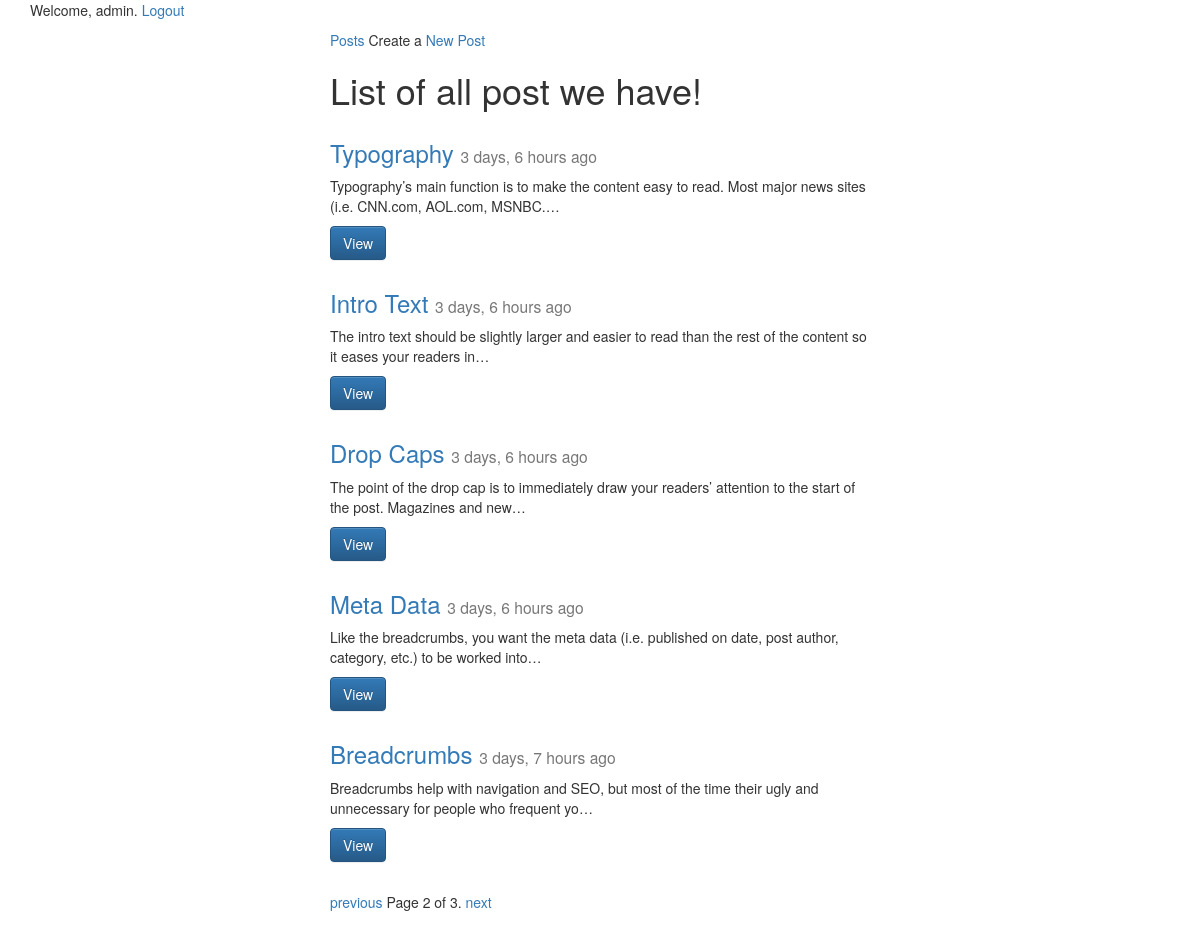
Screenshot of /posts/?page=2 (signed in) with the database file from the repository.
### posts/models.py (models this page shows, shortened)
class Post(models.Model):
    title = models.CharField(max_length=200)
    content = models.TextField()
    updated = models.DateTimeField(auto_now=True, auto_now_add=False)
    timestamp = models.DateTimeField(auto_now=False, auto_now_add=True)
    def get_absolute_url(self):
        return reverse("posts:detail", kwargs={"id": self.id})

### posts/views.py (the view)
def show_list(request):
    if request.user.is_anonymous():
        return render(request,"please_login.html",{})
    queryset_list = Post.objects.order_by("-timestamp")#.all() #.order_by("-timestamp")
    paginator = Paginator(queryset_list, 5) # Show 25 contacts per page
    print(paginator.count)
    print(paginator.num_pages)
    page_request_var = "page"
    page = request.GET.get(page_request_var)
    try:
    	queryset = paginator.page(page)
    except PageNotAnInteger:
    	queryset = paginator.page(1)
    except EmptyPage:
    	queryset = paginator.page(paginator.num_pages)
    context = {
    	"data_all": queryset,
    	"title": "List",
    	"page_request_var": page_request_var,
    }
    return render(request,"show_list.html",context)

### templates/show_list.html (shortened to what this page needs)
{% extends "base.html" %}
{% block content %}
<div class='col-sm-6 col-sm-offset-3'>
    <a href="/" class="align-left">Posts</a> Create a  <a href="post_create" class="align-left">New Post</a>
<h1>List of all post we have!</h1>
{% for obj in data_all  %}
<div class="row">
  <div class="col-sm-12">
      <div class="caption">
        <h3><a href='{{ obj.get_absolute_url }}'>{{ obj.title }}</a> <small>{{ obj.timestamp|timesince }} ago</small></h3>
        <p>{{ obj.content|linebreaks|truncatechars:120 }}</p>
        <p><a href="{{ obj.get_absolute_url }}" class="btn btn-primary" role="button">View</a></p>
      </div>
  </div>
</div>
{% endfor %}
<div class="pagination">
    <span class="step-links">
        {% if data_all.has_previous %}
            <a href="?{{ page_request_var }}={{ data_all.previous_page_number }}">previous</a>
        {% endif %}
        <span class="current">
            Page {{ data_all.number }} of {{ data_all.paginator.num_pages }}.
        </span>
        {% if data_all.has_next %}
            <a href="?{{ page_request_var }}={{ data_all.next_page_number }}">next</a>
        {% endif %}
    </span>
</div>
</div>
{% endblock content %}

### templates/base.html (shortened to what this page needs)
{% load staticfiles %}
<html>
<head>
<link rel="stylesheet" href="https://maxcdn.bootstrapcdn.com/bootstrap/3.3.6/css/bootstrap.min.css">
<link rel="stylesheet" href="https://maxcdn.bootstrapcdn.com/bootstrap/3.3.6/css/bootstrap-theme.min.css">
</head>
<div class='container'>
    {% if user.is_authenticated %}
    <p>Welcome, {{ user.get_username }}. <a href="/logout">Logout</a></p>
{% else %}
    <p>Welcome, new user. Please <a href="/login">Log in</a>. OR <a href="/register">Register</a></p>
{% endif %}
{% block content %}{% endblock content %}
</div>
<body>
</html>

### rows the page displays
Post: title "Typography", timestamp "3 days, 6 hours", content "Typography’s main function is to make the content easy to read. Most major news sites (i.e. CNN.com, AOL.com, MSNBC.…"
Post: title "Intro Text", timestamp "3 days, 6 hours", content "The intro text should be slightly larger and easier to read than the rest of the content so it eases your readers in…"
Post: title "Drop Caps", timestamp "3 days, 6 hours", content "The point of the drop cap is to immediately draw your readers’ attention to the start of the post. Magazines and new…"
Post: title "Meta Data", timestamp "3 days, 6 hours", content "Like the breadcrumbs, you want the meta data (i.e. published on date, post author, category, etc.) to be worked into…"
Post: title "Breadcrumbs", timestamp "3 days, 7 hours", content "Breadcrumbs help with navigation and SEO, but most of the time their ugly and unnecessary for people who frequent yo…"

### other values shown
{{ user.get_username }} "admin"
{{ data_all.number }} "2"
{{ data_all.paginator.num_pages }} "3"
